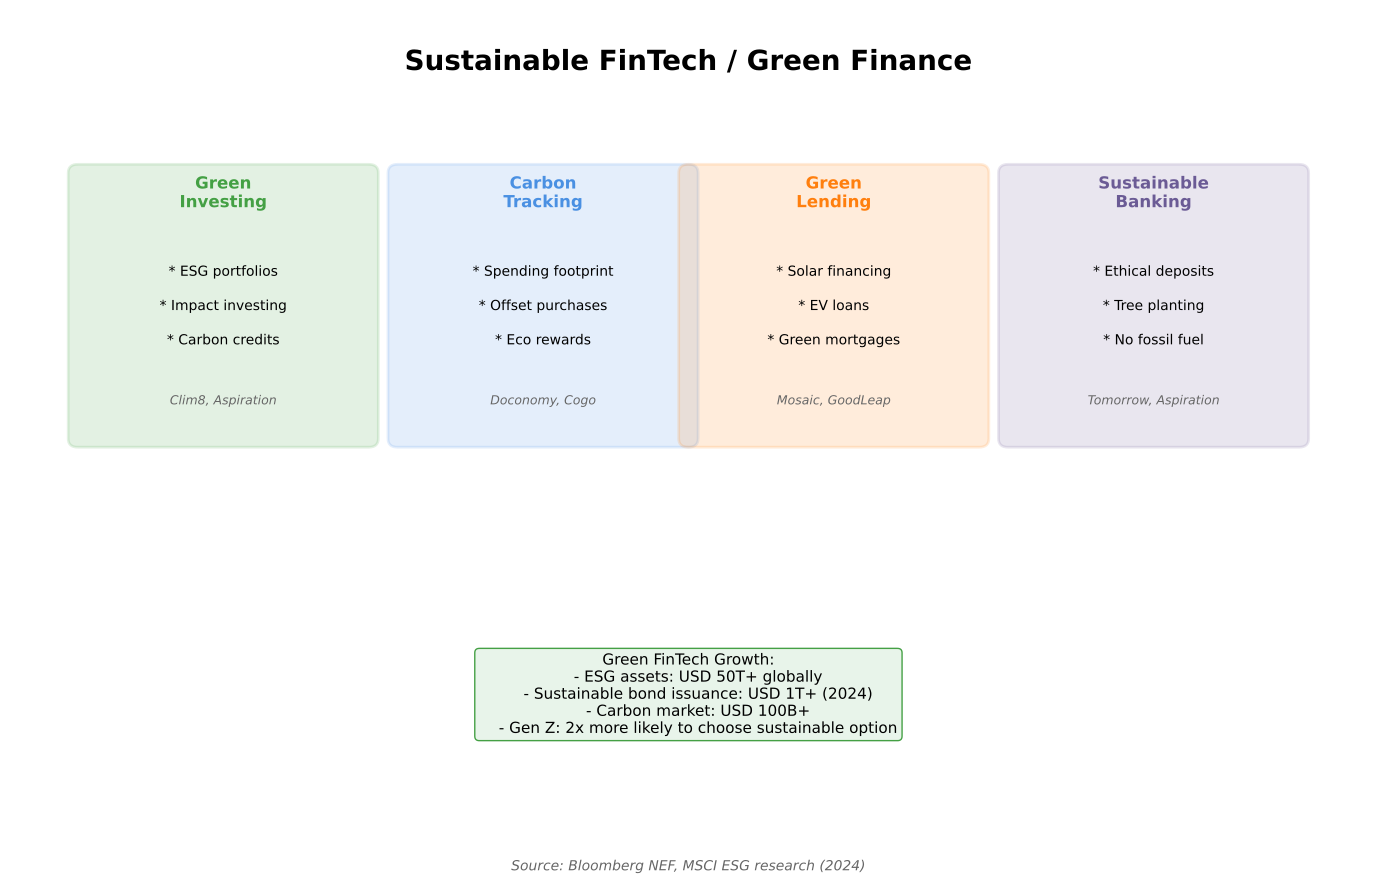

Generate this figure with Python:
"""
FinTech Sustainability
Shows sustainable/green FinTech trends

Output: fintech_sustainability.pdf
Module: module_01_fintech
Lesson: 12 - FinTech Trends
"""

from pathlib import Path
import matplotlib.pyplot as plt
import matplotlib.patches as mpatches
import numpy as np

CHART_METADATA = {
    'title': 'FinTech Sustainability',
    'module': 'module_01_fintech',
    'lesson': 12,
    'url': 'https://github.com/Digital-AI-Finance/digital-finance/tree/main/module_01_fintech/figures/fintech_sustainability'
}

plt.rcParams.update({
    'font.size': 14,
    'axes.labelsize': 14,
})

def create_chart():
    """Create FinTech sustainability diagram"""
    fig, ax = plt.subplots(figsize=(14, 9))
    ax.set_xlim(0, 14)
    ax.set_ylim(0, 10)
    ax.axis('off')

    # Title
    ax.text(7, 9.3, 'Sustainable FinTech / Green Finance', fontsize=20, fontweight='bold', ha='center')

    # Categories
    categories = [
        {
            'name': 'Green\nInvesting',
            'x': 2.2, 'y': 6.5,
            'color': '#44A044',
            'examples': ['ESG portfolios', 'Impact investing', 'Carbon credits'],
            'players': 'Clim8, Aspiration'
        },
        {
            'name': 'Carbon\nTracking',
            'x': 5.5, 'y': 6.5,
            'color': '#4A90E2',
            'examples': ['Spending footprint', 'Offset purchases', 'Eco rewards'],
            'players': 'Doconomy, Cogo'
        },
        {
            'name': 'Green\nLending',
            'x': 8.5, 'y': 6.5,
            'color': '#FF7F0E',
            'examples': ['Solar financing', 'EV loans', 'Green mortgages'],
            'players': 'Mosaic, GoodLeap'
        },
        {
            'name': 'Sustainable\nBanking',
            'x': 11.8, 'y': 6.5,
            'color': '#6B5B95',
            'examples': ['Ethical deposits', 'Tree planting', 'No fossil fuel'],
            'players': 'Tomorrow, Aspiration'
        },
    ]

    for cat in categories:
        box = mpatches.FancyBboxPatch((cat['x']-1.5, cat['y']-1.5), 3, 3.1,
                                       boxstyle='round,pad=0.1',
                                       facecolor=cat['color'], alpha=0.15,
                                       edgecolor=cat['color'], lw=2)
        ax.add_patch(box)
        ax.text(cat['x'], cat['y']+1.2, cat['name'], ha='center',
               fontsize=12, fontweight='bold', color=cat['color'])

        for i, ex in enumerate(cat['examples']):
            ax.text(cat['x'], cat['y']+0.4-i*0.4, f'* {ex}', ha='center', fontsize=10)

        ax.text(cat['x'], cat['y']-1.1, cat['players'], ha='center',
               fontsize=9, style='italic', color='#666666')

    # Market stats
    stats = """Green FinTech Growth:
    - ESG assets: USD 50T+ globally
    - Sustainable bond issuance: USD 1T+ (2024)
    - Carbon market: USD 100B+
    - Gen Z: 2x more likely to choose sustainable option"""

    ax.text(7, 2.5, stats, ha='center', fontsize=11, va='top',
           bbox=dict(boxstyle='round', facecolor='#E8F4EA', edgecolor='#44A044'))

    # Source
    fig.text(0.5, 0.02, 'Source: Bloomberg NEF, MSCI ESG research (2024)',
            fontsize=10, ha='center', style='italic', color='#666666')

    plt.tight_layout()

    output_path = Path(__file__).parent / 'fintech_sustainability.pdf'
    plt.savefig(output_path, format='pdf', dpi=300, bbox_inches='tight')
    plt.close()
    print(f"Chart saved to: {output_path}")
    return output_path

if __name__ == '__main__':
    create_chart()
